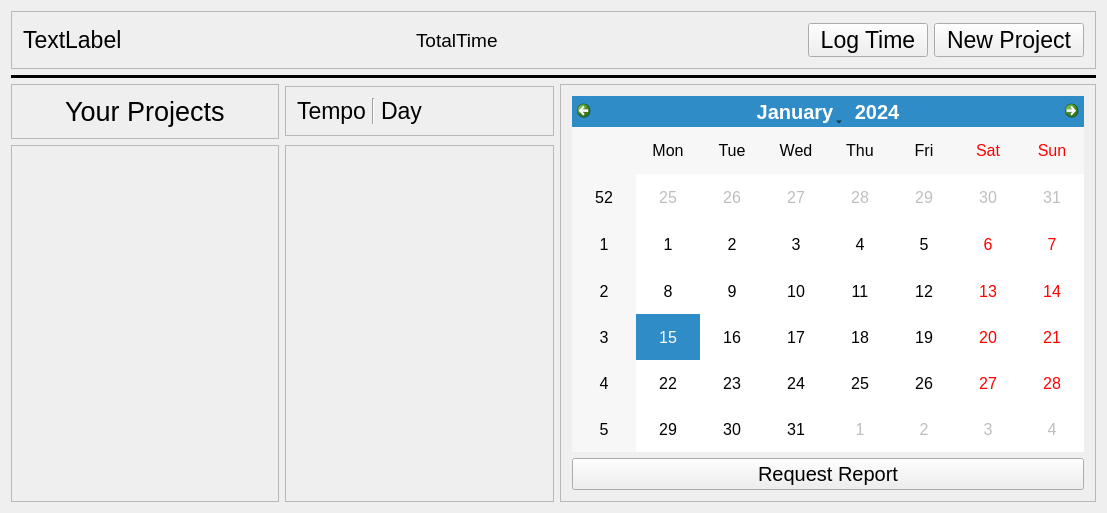
<?xml version="1.0" encoding="UTF-8"?>
<ui version="4.0">
 <class>MainWindow</class>
 <widget class="QMainWindow" name="MainWindow">
  <property name="geometry">
   <rect>
    <x>0</x>
    <y>0</y>
    <width>1107</width>
    <height>513</height>
   </rect>
  </property>
  <property name="font">
   <font>
    <pointsize>17</pointsize>
   </font>
  </property>
  <property name="windowTitle">
   <string>MainWindow</string>
  </property>
  <property name="windowOpacity">
   <double>1.000000000000000</double>
  </property>
  <widget class="QWidget" name="centralWidget">
   <layout class="QGridLayout" name="gridLayout">
    <item row="2" column="0">
     <widget class="QFrame" name="your_projects_title">
      <property name="maximumSize">
       <size>
        <width>16777215</width>
        <height>70</height>
       </size>
      </property>
      <property name="frameShape">
       <enum>QFrame::StyledPanel</enum>
      </property>
      <property name="frameShadow">
       <enum>QFrame::Raised</enum>
      </property>
      <layout class="QHBoxLayout" name="horizontalLayout">
       <item>
        <widget class="QLabel" name="user_2">
         <property name="sizePolicy">
          <sizepolicy hsizetype="Fixed" vsizetype="Preferred">
           <horstretch>0</horstretch>
           <verstretch>0</verstretch>
          </sizepolicy>
         </property>
         <property name="maximumSize">
          <size>
           <width>16777215</width>
           <height>100</height>
          </size>
         </property>
         <property name="font">
          <font>
           <pointsize>20</pointsize>
          </font>
         </property>
         <property name="text">
          <string>Your Projects</string>
         </property>
        </widget>
       </item>
      </layout>
     </widget>
    </item>
    <item row="3" column="0">
     <widget class="QScrollArea" name="projects">
      <property name="widgetResizable">
       <bool>true</bool>
      </property>
      <widget class="QWidget" name="scroll">
       <property name="geometry">
        <rect>
         <x>0</x>
         <y>0</y>
         <width>267</width>
         <height>363</height>
        </rect>
       </property>
      </widget>
     </widget>
    </item>
    <item row="1" column="0" colspan="4">
     <widget class="Line" name="line">
      <property name="sizePolicy">
       <sizepolicy hsizetype="Minimum" vsizetype="Fixed">
        <horstretch>10</horstretch>
        <verstretch>0</verstretch>
       </sizepolicy>
      </property>
      <property name="maximumSize">
       <size>
        <width>16777215</width>
        <height>3</height>
       </size>
      </property>
      <property name="font">
       <font>
        <family>Pristina</family>
        <pointsize>1</pointsize>
        <weight>75</weight>
        <bold>true</bold>
       </font>
      </property>
      <property name="frameShadow">
       <enum>QFrame::Plain</enum>
      </property>
      <property name="lineWidth">
       <number>3</number>
      </property>
      <property name="midLineWidth">
       <number>3</number>
      </property>
      <property name="orientation">
       <enum>Qt::Horizontal</enum>
      </property>
     </widget>
    </item>
    <item row="2" column="1">
     <widget class="QFrame" name="activities_title">
      <property name="maximumSize">
       <size>
        <width>16777215</width>
        <height>50</height>
       </size>
      </property>
      <property name="frameShape">
       <enum>QFrame::StyledPanel</enum>
      </property>
      <property name="frameShadow">
       <enum>QFrame::Raised</enum>
      </property>
      <layout class="QHBoxLayout" name="horizontalLayout_3">
       <item>
        <widget class="QLabel" name="tempo">
         <property name="sizePolicy">
          <sizepolicy hsizetype="Fixed" vsizetype="Preferred">
           <horstretch>0</horstretch>
           <verstretch>0</verstretch>
          </sizepolicy>
         </property>
         <property name="text">
          <string>Tempo</string>
         </property>
        </widget>
       </item>
       <item>
        <widget class="Line" name="line_2">
         <property name="orientation">
          <enum>Qt::Vertical</enum>
         </property>
        </widget>
       </item>
       <item>
        <widget class="QLabel" name="day">
         <property name="text">
          <string>Day</string>
         </property>
        </widget>
       </item>
      </layout>
     </widget>
    </item>
    <item row="2" column="2" rowspan="2" colspan="2">
     <widget class="QFrame" name="frame">
      <property name="font">
       <font>
        <family>MS Shell Dlg 2</family>
        <pointsize>15</pointsize>
       </font>
      </property>
      <property name="frameShape">
       <enum>QFrame::StyledPanel</enum>
      </property>
      <property name="frameShadow">
       <enum>QFrame::Raised</enum>
      </property>
      <layout class="QVBoxLayout" name="verticalLayout_4">
       <item>
        <widget class="QCalendarWidget" name="calendarWidget">
         <property name="sizePolicy">
          <sizepolicy hsizetype="Preferred" vsizetype="Preferred">
           <horstretch>0</horstretch>
           <verstretch>0</verstretch>
          </sizepolicy>
         </property>
         <property name="font">
          <font>
           <family>MS Shell Dlg 2</family>
           <pointsize>12</pointsize>
          </font>
         </property>
        </widget>
       </item>
       <item>
        <widget class="QPushButton" name="pushButton_4">
         <property name="text">
          <string>Request Report</string>
         </property>
        </widget>
       </item>
      </layout>
     </widget>
    </item>
    <item row="0" column="0" colspan="4">
     <widget class="QFrame" name="frame_3">
      <property name="maximumSize">
       <size>
        <width>16777215</width>
        <height>60</height>
       </size>
      </property>
      <property name="frameShape">
       <enum>QFrame::StyledPanel</enum>
      </property>
      <property name="frameShadow">
       <enum>QFrame::Raised</enum>
      </property>
      <layout class="QHBoxLayout" name="horizontalLayout_2">
       <item>
        <widget class="QLabel" name="user">
         <property name="text">
          <string>TextLabel</string>
         </property>
        </widget>
       </item>
       <item>
        <widget class="QLabel" name="totaltime">
         <property name="maximumSize">
          <size>
           <width>16777215</width>
           <height>30</height>
          </size>
         </property>
         <property name="font">
          <font>
           <pointsize>14</pointsize>
          </font>
         </property>
         <property name="text">
          <string>TotalTime</string>
         </property>
        </widget>
       </item>
       <item>
        <widget class="QPushButton" name="log_time">
         <property name="maximumSize">
          <size>
           <width>120</width>
           <height>70</height>
          </size>
         </property>
         <property name="text">
          <string>Log Time</string>
         </property>
        </widget>
       </item>
       <item>
        <widget class="QPushButton" name="new_project">
         <property name="maximumSize">
          <size>
           <width>150</width>
           <height>70</height>
          </size>
         </property>
         <property name="text">
          <string>New Project</string>
         </property>
        </widget>
       </item>
      </layout>
     </widget>
    </item>
    <item row="3" column="1">
     <widget class="QScrollArea" name="activities">
      <property name="widgetResizable">
       <bool>true</bool>
      </property>
      <widget class="QWidget" name="scrollAreaWidgetContents_2">
       <property name="geometry">
        <rect>
         <x>0</x>
         <y>0</y>
         <width>268</width>
         <height>363</height>
        </rect>
       </property>
      </widget>
     </widget>
    </item>
   </layout>
  </widget>
 </widget>
 <layoutdefault spacing="6" margin="11"/>
 <resources/>
 <connections/>
</ui>
